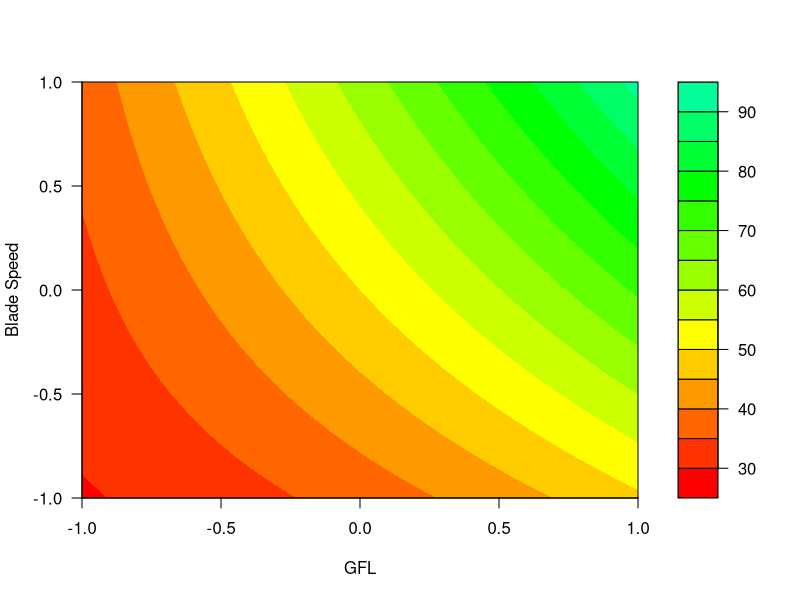

This chart was generated by the following R code:
dat <- read.csv("ccc.csv",header=T,fileEncoding = "UTF-8-BOM")

result <- lm(formula = V3 ~ V1 + V2 + V1 * V2 + I(V1^2) + I(V2^2), data = dat)

V1 = seq(-1,1,by = 0.1)
V2 = seq(-1,1,by = 0.1)
datf <- expand.grid(xvar = V1, yvar = V2)
colnames(datf) <- c("V1","V2")
f <- function(V1,V2){predict(result,datf)}
V <- outer(V1, V2, f)
filled.contour(V1,V2,V, xlab="GFL", ylab = "Blade Speed", col=rainbow(30))
               
               
               